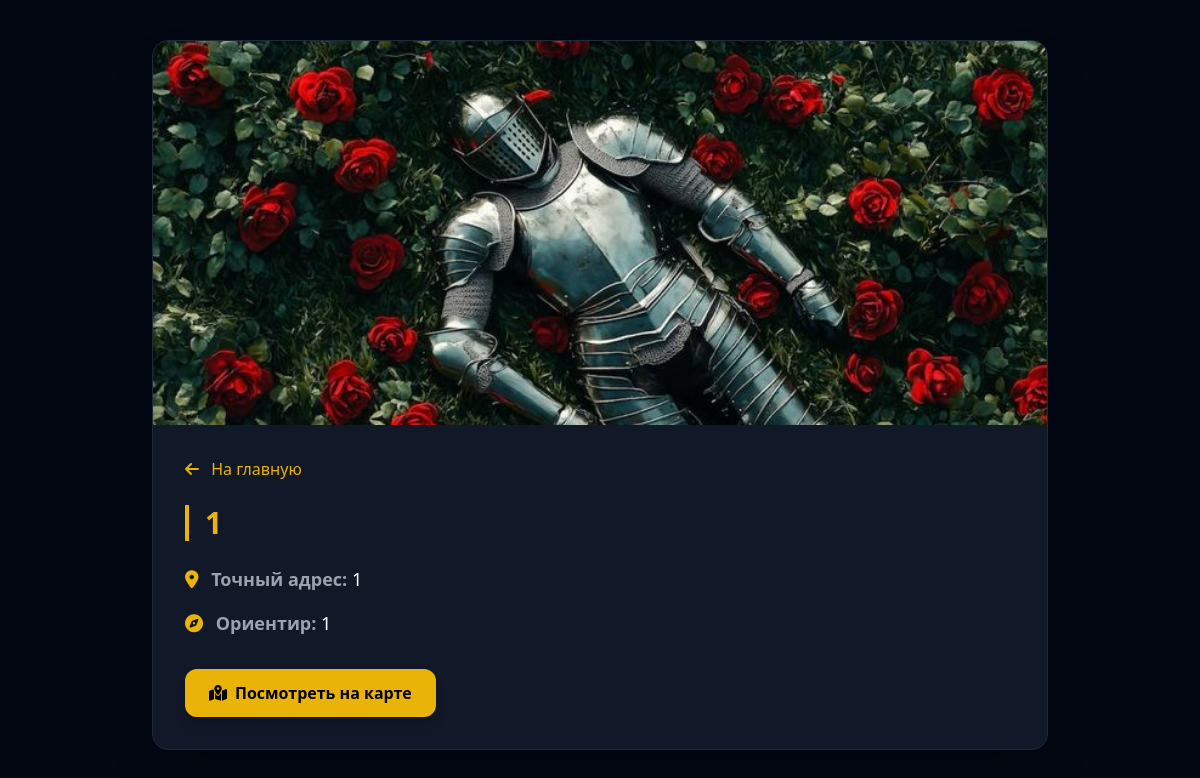
The page /branch/1/ on the database as committed earlier.
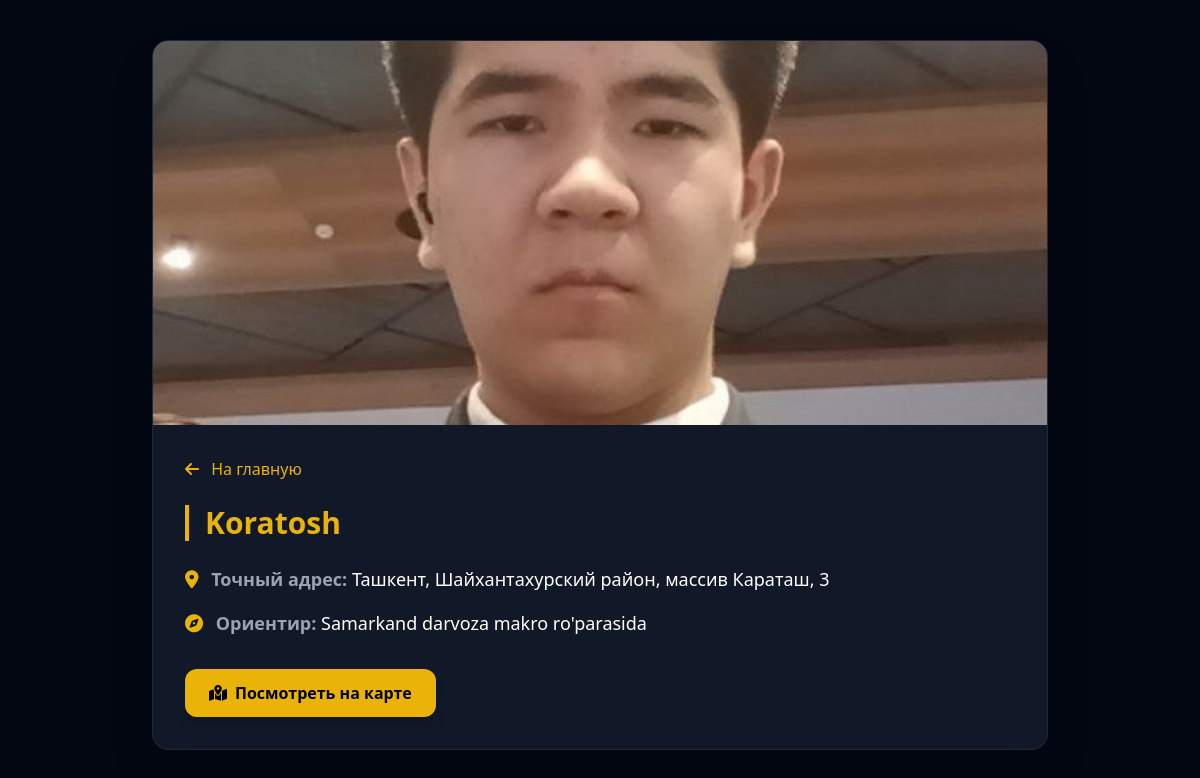
The same page on the database as committed later.
### page/models.py (models this page shows, shortened)
class BranchLocation(models.Model):
    name = models.CharField(max_length=150, verbose_name="Название филиала")
    address = models.CharField(max_length=255, verbose_name="Адрес локации")
    landmark = models.CharField(max_length=255, blank=True, null=True, verbose_name="Ориентир")
    map_link = models.URLField(max_length=500, verbose_name="Ссылка на карту (Yandex/Google Maps)")
    photo = models.ImageField(upload_to='branches/photos/', verbose_name="Фотография филиала")
    class Meta:
        verbose_name = "Филиал"
        verbose_name_plural = "Филиалы"
        ordering = ['name']

### page/views.py (the view)
# urls.py: path('branch/<int:pk>/', views.branch_detail, name='branch_detail')
def branch_detail(request, pk):
    branch = get_object_or_404(BranchLocation, pk=pk)
    return render(request, 'branch_detail.html', {'branch': branch})

### templates/branch_detail.html (shortened to what this page needs)
<!DOCTYPE html>
<html lang="uz">
<head>
    <script src="https://cdn.tailwindcss.com"></script>
    <link rel="stylesheet" href="https://cdnjs.cloudflare.com/ajax/libs/font-awesome/6.4.0/css/all.min.css">
</head>
<body class="bg-gray-950 text-white font-sans min-h-screen py-10 px-4">
    <div class="max-w-4xl mx-auto bg-gray-900 border border-gray-800 rounded-2xl overflow-hidden shadow-2xl">
        {% if branch.photo %}
            <img src="{{ branch.photo.url }}" class="w-full h-96 object-cover" alt="{{ branch.name }}">
        {% endif %}
        <div class="p-8">
            <a href="{% url 'home' %}" class="inline-block mb-6 text-yellow-500 hover:underline">
                <i class="fa-solid fa-arrow-left mr-2"></i> На главную
            </a>
            <h1 class="text-3xl font-bold text-yellow-500 mb-6 border-l-4 border-yellow-500 pl-4">{{ branch.name }}</h1>
            <div class="space-y-4 text-lg">
                <p><strong class="text-gray-400"><i class="fa-solid fa-location-dot mr-2 text-yellow-500"></i> Точный адрес:</strong> {{ branch.address }}</p>
                {% if branch.landmark %}
                    <p><strong class="text-gray-400"><i class="fa-solid fa-compass mr-2 text-yellow-500"></i> Ориентир:</strong> {{ branch.landmark }}</p>
                {% endif %}
            </div>
            {% if branch.map_link %}
                <div class="mt-8">
                    <a href="{{ branch.map_link }}" target="_blank" class="inline-flex items-center bg-yellow-500 hover:bg-yellow-400 text-black font-bold px-6 py-3 rounded-xl transition shadow-lg">
                        <i class="fa-solid fa-map-location-dot mr-2"></i> Посмотреть на карте
                    </a>
                </div>
            {% endif %}
        </div>
    </div>
</body>
</html>

Rows that differ between the two databases and show on the page:
changed BranchLocation: photo: a different picture; name "1" → "Koratosh"; address "1" → "Ташкент, Шайхантахурский район, массив Караташ, 3"; landmark "1" → "Samarkand darvoza makro ro'parasida"
